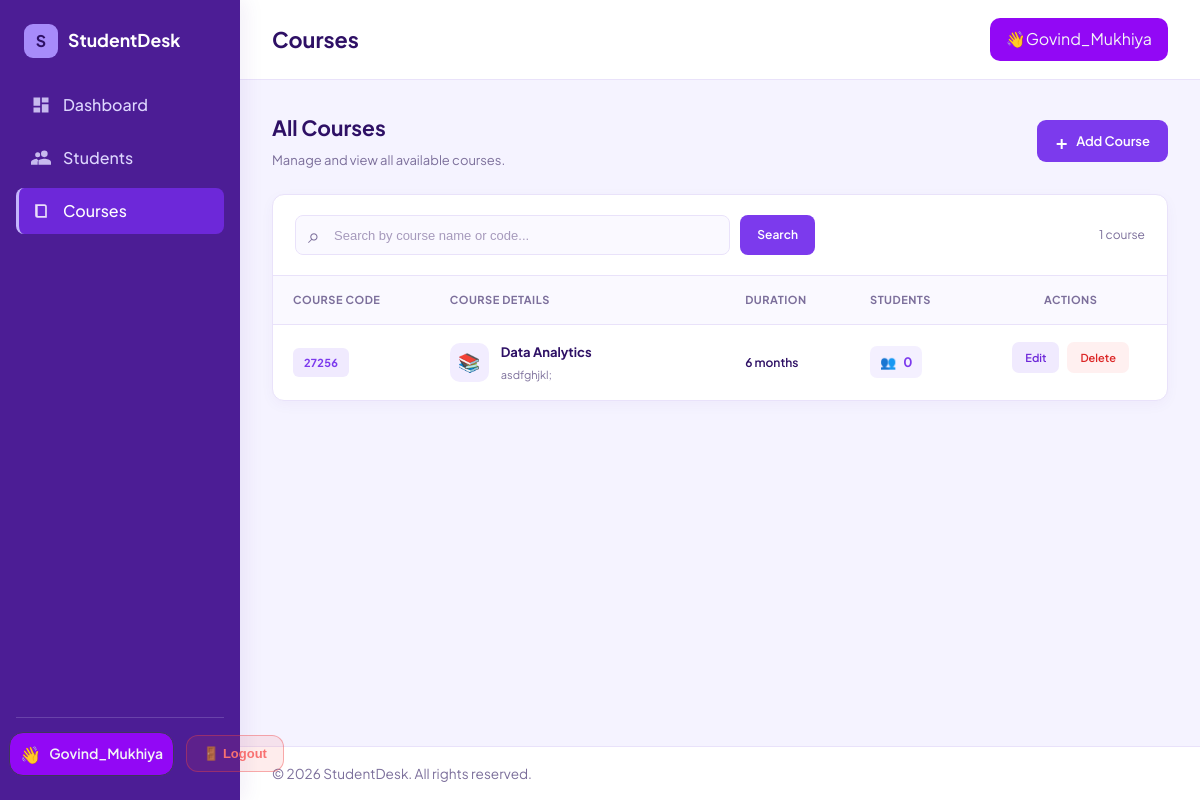
Page /courses (signed in) on the committed database.
### students_app/models.py (models this page shows, shortened)
class Course(models.Model):
    owner = models.ForeignKey(settings.AUTH_USER_MODEL,on_delete=models.CASCADE,related_name='courses')
    name = models.CharField(max_length=100)
    code = models.CharField(max_length=20)
    duration_months = models.PositiveIntegerField(default=6,validators=[MinValueValidator(1)])
    description = models.TextField(blank=True)
    created_at = models.DateTimeField(auto_now_add=True)
    class Meta:
        ordering = ['name']
        unique_together = ('owner', 'code')

### students_app/views.py (the view)
# urls.py: path("courses",views.courses_list,name='courses_list'),
@login_required(login_url='login')
def courses_list(request):
    q = request.GET.get('q', '').strip()
    courses = Course.objects.filter(owner=request.user).annotate(student_count=Count('students'))
    if q:
        courses = courses.filter(Q(name__icontains=q) | Q(code__icontains=q))
    return render(request, 'course_list.html', {'courses': courses, 'q': q})

### students_app/templates/course_list.html (shortened to what this page needs)
{% extends 'base.html' %}
{% load static %}
{% block extra_css %}
<link rel="stylesheet" href="{% static 'css/course_list.css' %}">
{% endblock %}
{% block page_title %}Courses{% endblock %}
{% block content %}
<div class="courses-page">
    <div class="courses-header">
        <div>
            <h2>All Courses</h2>
            <p>Manage and view all available courses.</p>
        </div>
        <a href="{% url 'courses_create' %}" class="btn add-course-btn">
            <span>+</span> Add Course
        </a>
    </div>
    <div class="card courses-card">
        <div class="courses-toolbar">
            <form method="get" class="course-search">
                <div class="search-input">
                    <span class="search-icon">⌕</span>
                    <input
                        type="text"
                        name="q"
                        value="{{ q }}"
                        placeholder="Search by course name or code..."
                        class="form-control"
                    >
                </div>
                <button class="btn search-btn" type="submit">
                    Search
                </button>
            </form>
            {% if courses %}
                <span class="course-count">
                    {{ courses|length }} course{{ courses|length|pluralize }}
                </span>
            {% endif %}
        </div>
        {% if courses %}
            <div class="table-wrap">
                <table class="courses-table">
                    <thead>
                        <tr>
                            <th>Course Code</th>
                            <th>Course Details</th>
                            <th>Duration</th>
                            <th>Students</th>
                            <th class="action-heading">Actions</th>
                        </tr>
                    </thead>
                    <tbody>
                        {% for c in courses %}
                            <tr>
                                <td>
                                    <span class="course-code">
                                        {{ c.code }}
                                    </span>
                                </td>
                                <td>
                                    <div class="course-info">
                                        <div class="course-icon">📚</div>
                                        <div>
                                            <strong>{{ c.name }}</strong>
                                            {% if c.description %}
                                                <small>
                                                    {{ c.description|truncatechars:70 }}
                                                </small>
                                            {% else %}
                                                <small class="no-description">
                                                    No description available
                                                </small>
                                            {% endif %}
                                        </div>
                                    </div>
                                </td>
                                <td>
                                    <span class="duration">
                                        {{ c.duration_months }}
                                        month{{ c.duration_months|pluralize }}
                                    </span>
                                </td>
                                <td>
                                    <a
                                        href="{% url 'students_list' %}?courses={{ c.pk }}"
                                        class="student-count"
                                    >
                                        <span>👥</span>
                                        {{ c.student_count }}
                                    </a>
                                </td>
                                <td class="actions">
                                    <a
                                        class="action-btn edit-btn"
                                        href="{% url 'courses_edit' c.pk %}"
                                    >
                                        Edit
                                    </a>
                                    <a
                                        class="action-btn delete-btn"
                                        href="{% url 'courses_delete' c.pk %}"
                                    >
                                        Delete
                                    </a>
                                </td>
                            </tr>
                        {% endfor %}
                    </tbody>
                </table>
            </div>
        {% endif %}
    </div>
</div>
{% endblock %}

### students_app/templates/base.html (shortened to what this page needs)
{% load static %}
<!DOCTYPE html>
<html lang="en">
<head>
  <link rel="stylesheet" href="{% static 'css/base.css' %}">
  {% block extra_css %}{% endblock %}
</head>
<body>
  <aside class="sidebar" id="sidebar">
    <a  class="brand">
      <span class="brand-mark">S</span>
      <span class="brand-name">StudentDesk</span>
    </a>
    <nav class="nav" aria-label="Main navigation">
      <a href="{% url 'dashboard' %}"
         class="nav-link {% if request.resolver_match.url_name == 'dashboard' %}active{% endif %}">
        <svg viewBox="0 0 24 24" aria-hidden="true"><path d="M3 13h8V3H3v10zm0 8h8v-6H3v6zm10 0h8V11h-8v10zm0-18v6h8V3h-8z"/></svg>
        Dashboard
      </a>
      <a  href="{% url 'students_list' %}"
         class="nav-link {% if request.resolver_match.url_name == 'students_list' %}active{% endif %}">
        <svg viewBox="0 0 24 24" aria-hidden="true"><path d="M16 11a4 4 0 1 0-4-4 4 4 0 0 0 4 4zm-8 0a3 3 0 1 0-3-3 3 3 0 0 0 3 3zm8 2c-2.7 0-8 1.3-8 4v3h16v-3c0-2.7-5.3-4-8-4zM8 13c-.3 0-.6 0-1 .1C8.200 13.900 9 15 9 16.500V20H0v-3c0-2.200 4.700-4 8-4z"/></svg>
        Students
      </a>
      <a  href="{% url 'courses_list' %}"
         class="nav-link {% if request.resolver_match.url_name == 'courses_list' %}active{% endif %}">
        <svg viewBox="0 0 24 24" aria-hidden="true"><path d="M5 4h11a3 3 0 0 1 3 3v13H8a3 3 0 0 1-3-3V4zm3 2v11a1 1 0 0 0 1 1h8V7a1 1 0 0 0-1-1H8z"/></svg>
        Courses
      </a>
    </nav>
    <div class="sidebar-footer">
        <div class="user-actions">
          <span class="user_name">
              <span class="user-avatar">👋</span>
              <span>{{ user.get_full_name|default:user.username }}</span>
          </span>
            <form method="post" action="{% url 'logout' %}">{% csrf_token %}
                <button type="submit" class="logout-btn">🚪 Logout</button>
            </form>
        </div>
    </div>
  </aside>
  <div class="main">
    <header class="topbar">
      <h1 class="page-title">
        {% block page_title %}{% endblock %}
      </h1>
      <div class="topbar-actions">{% block topbar_actions %}👋{{ user.get_full_name|default:user.username }}{% endblock %}</div>
    </header>
    <main class="content">
      {% block content %}{% endblock %}
    </main>
    <footer class="footer">
      &copy; {% now "Y" %} StudentDesk. All rights reserved.
    </footer>
  </div>
</body>
</html>

### students_app/static/css/base.css (style rules this page uses)
:root { --ink: #4C1D95; --ink-soft: #5B21B6; --paper: #F5F3FF; --card: #FFFFFF; --text: #2E1065; --muted: #7C6F9B; --line: #E9E2FA; --accent: #7C3AED; --accent-hover: #6D28D9; --sidebar-w: 240px; --radius: 12px; }
*, *::before, *::after { box-sizing: border-box; }
html, body { margin: 0; }
body { font-family: "Plus Jakarta Sans", system-ui, sans-serif; background: var(--paper); color: var(--text); line-height: 1.55; }
a { color: inherit; text-decoration: none; }
.sidebar { position: fixed; inset: 0 auto 0 0; width: var(--sidebar-w); background: var(--ink); color: #EDE9FE; display: flex; flex-direction: column; padding: 24px 16px; z-index: 20; box-shadow: 4px 0 20px rgba(76, 29, 149, 0.08); }
.brand { display: flex; align-items: center; gap: 10px; padding: 0 8px 24px; color: #FFFFFF; }
.brand-mark { width: 34px; height: 34px; display: grid; place-items: center; background: #A78BFA; color: #2E1065; font-weight: 700; border-radius: 9px; }
.brand-name { font-weight: 700; font-size: 1.1rem; }
.nav { display: flex; flex-direction: column; gap: 6px; }
.nav-link { display: flex; align-items: center; gap: 12px; padding: 11px 12px; border-radius: 8px; border-left: 3px solid transparent; font-weight: 500; color: #DDD6FE; transition: background 0.2s ease, color 0.2s ease; }
.nav-link svg { width: 20px; height: 20px; fill: currentColor; opacity: 0.85; }
.nav-link.active { background: #6D28D9; border-left-color: #C4B5FD; color: #FFFFFF; }
.sidebar-footer { margin-top: auto; padding: 14px 8px 0; border-top: 1px solid rgba(221, 214, 254, 0.2); font-size: 0.9rem; color: #DDD6FE; }
.main { margin-left: var(--sidebar-w); min-height: 100vh; display: flex; flex-direction: column; }
.topbar { display: flex; align-items: center; gap: 16px; padding: 18px 32px; background: var(--card); border-bottom: 1px solid var(--line); }
.page-title { margin: 0; font-size: 1.35rem; font-weight: 700; color: var(--text); }
.topbar-actions { margin-left: auto; display: flex; gap: 10px; background: #9208f5; color: #f3f4f6; padding: 9px 16px; border-radius: 10px; transition: 0.3s ease; }
.content { flex: 1; padding: 32px; }
.footer { padding: 16px 32px; color: var(--muted); font-size: 0.85rem; border-top: 1px solid var(--line); background: #FFFFFF; }
.card { background: var(--card); border: 1px solid var(--line); border-radius: var(--radius); padding: 20px; box-shadow: 0 4px 14px rgba(76, 29, 149, 0.04); }
.btn { display: inline-block; padding: 9px 16px; border: 0; border-radius: 8px; background: var(--accent); color: #FFFFFF; font: inherit; font-weight: 600; cursor: pointer; transition: background 0.2s ease, transform 0.15s ease, box-shadow 0.2s ease; }
.logout-btn { background: white; border-radius: 8px; color: rgb(246, 40, 40); padding: 9px 10px; font-weight: 600; }
.user-actions { display: flex; align-items: center; gap: 12px; }
.user_name { display: inline-flex; align-items: center; gap: 8px; padding: 8px 10px; margin-left: -15px; border-radius: 14px; background: #9208f5; border: 1px solid #40365c; color: #f3f4f6; font-size: 14px; font-weight: 600; white-space: nowrap; transition: 0.3s ease; }
.user-avatar { font-size: 17px; }
.logout-btn { display: inline-flex; align-items: center; justify-content: center; gap: 7px; padding: 10px 16px; border-radius: 12px; background: rgba(239, 68, 68, 0.10); border: 1px solid rgba(239, 68, 68, 0.4); color: #f87171; font-size: 13px; font-weight: 600; text-decoration: none; white-space: nowrap; transition: all 0.3s ease; }

### rows in the picture
Course: code "27256", name "Data Analytics", description "asdfghjkl;", duration_months "6", student_count "0"

### other values in the picture
{{ user.get_full_name|default:user.username }} "Govind_Mukhiya"
{{ courses|length }} "1"
